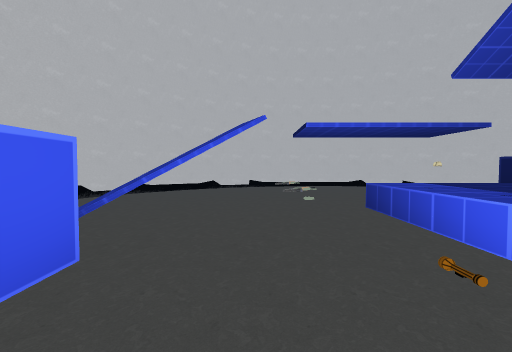
[1] (above)

15 first-person views from a walk through a scene from a Unity 3-D project. The camera is 1.2 m above the floor, tilts 2° down and sees 90° across. The floor is counted in squares, 2 m on a side. Each view is taken from the middle of a square. On the plan, view 1 faces up. The plan holds only what a view shows up to about 9 squares ahead; the rest is blank. The place goes on beyond the plan. The player character is not drawn. Some surface patterns are stand-ins.

[2]
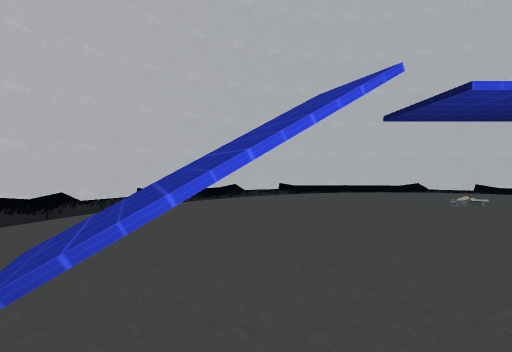

[3]
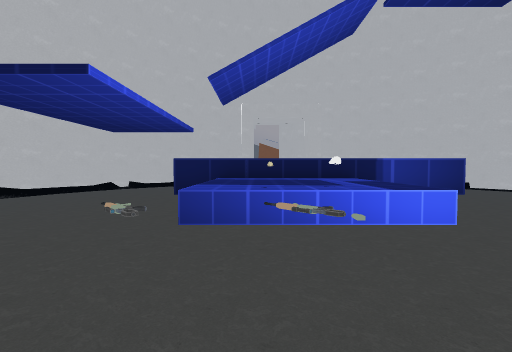

[4]
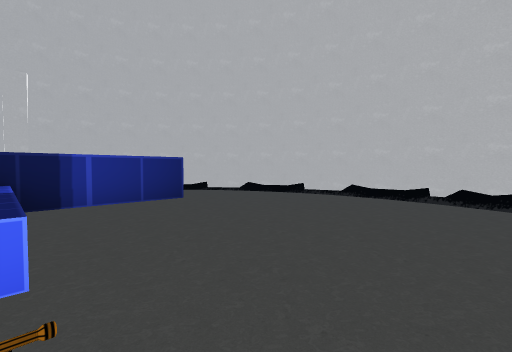

[5]
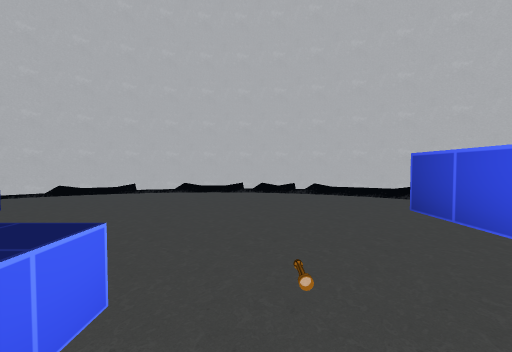

[6]
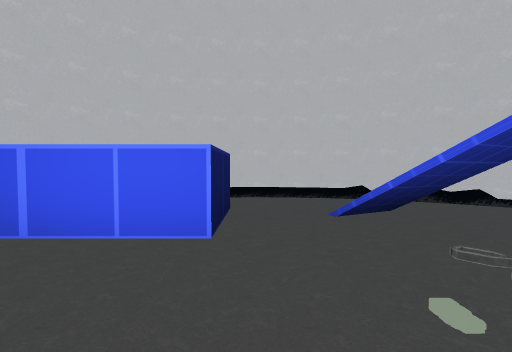

[7]
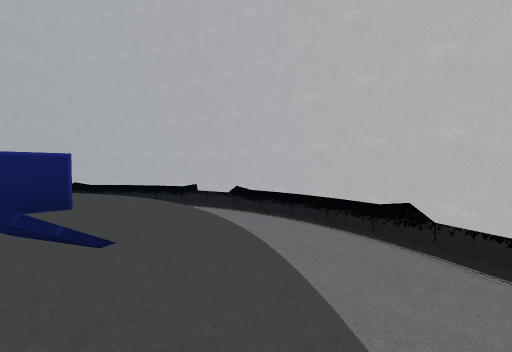

[8]
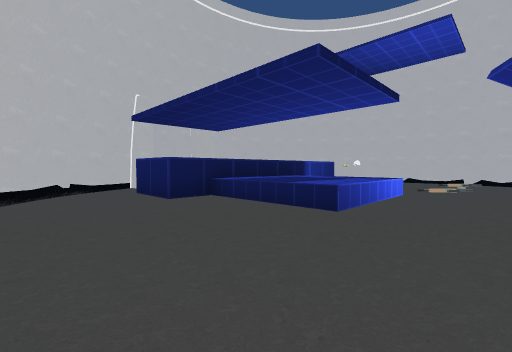

[9]
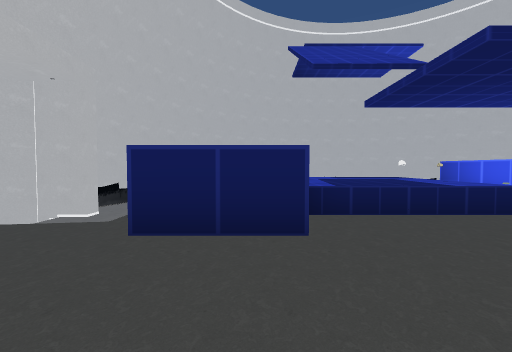

[10]
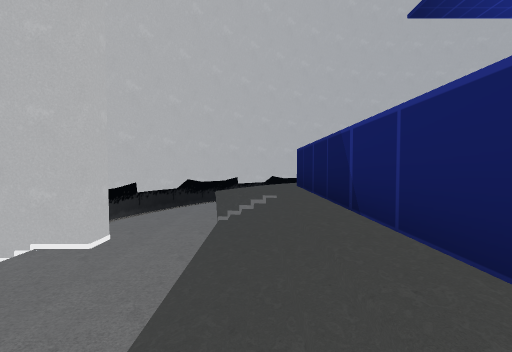

[11]
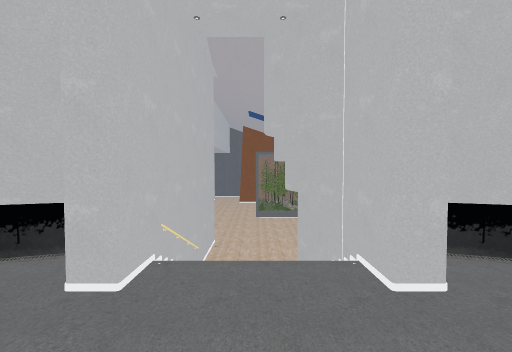

[12]
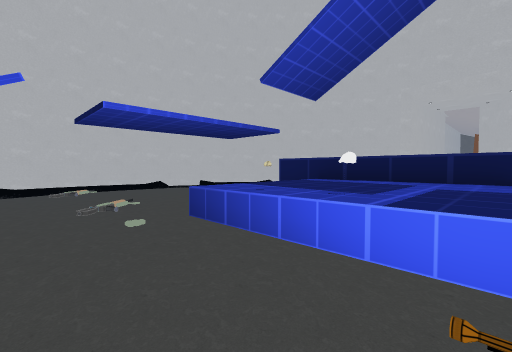

[13]
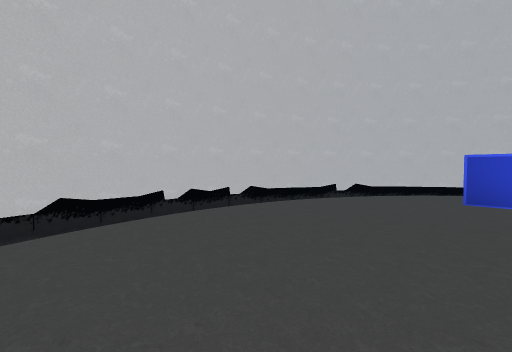

[14]
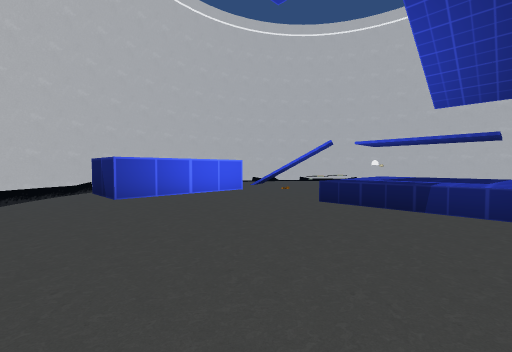

[15]
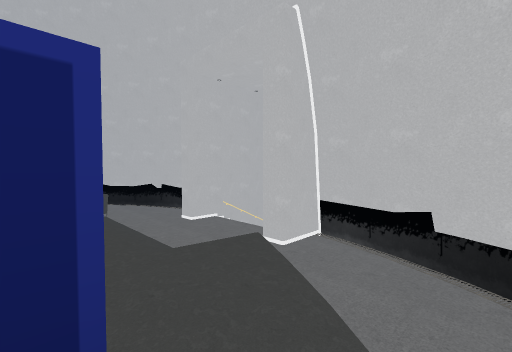

### Floor plan
Key: @ floor where view 1 was taken; # wall or solid block; . main floor; - floor 1.25 m lower than the main floor; _ floor 3.25 m lower than the main floor; / step, stairs or slope; = window, fence, low wall or low ledge; v drop or lower ground; O other object.
Columns run from 7 left of view 1 to 13 right of it. Each row starts with its distance up from view 1.
 11        #####
 10      ##     ##
  9    ##
  8   #    //.//   ##
  7  ##  //.....// -#
  6  #--/........./--#
  5 #---/........./--#
  4 #--////O....##/--#
  3 #--=./.O.OOO##/--O###
  2 #--/...O.OOO##/--/ _
  1 #- =.#..OOOO##/--##v
  0 #- /.#.@....##/--#
 -1 #   /#......##=--#
 -2  #  /........./--#
 -3  ##  //.....// -#
 -4   #    /=/=/   ##
 -5    ##
 -6      ##     ##
 -7        #####

Positions as (right, up) in squares from view 1, and headings:
1: (0, 0), facing up
2: (-1, 2), facing up
3: (-1, 3), facing right
4: (0, 1), facing down-right
5: (1, 2), facing down
6: (1, 2), facing left
7: (-2, 6), facing down-left
8: (0, 7), facing down-right
9: (5, 7), facing down
10: (7, 4), facing down
11: (7, 2), facing right
12: (0, 1), facing up-right
13: (4, -1), facing down-left
14: (4, -3), facing up-left
15: (6, -2), facing up-right
